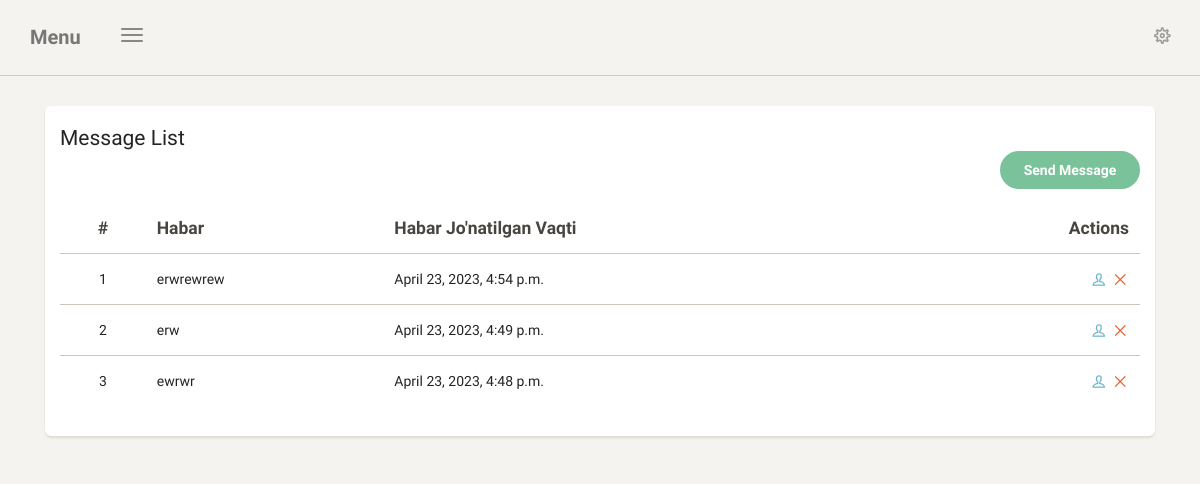
Page /message/list/ (signed in) on the earlier database version.
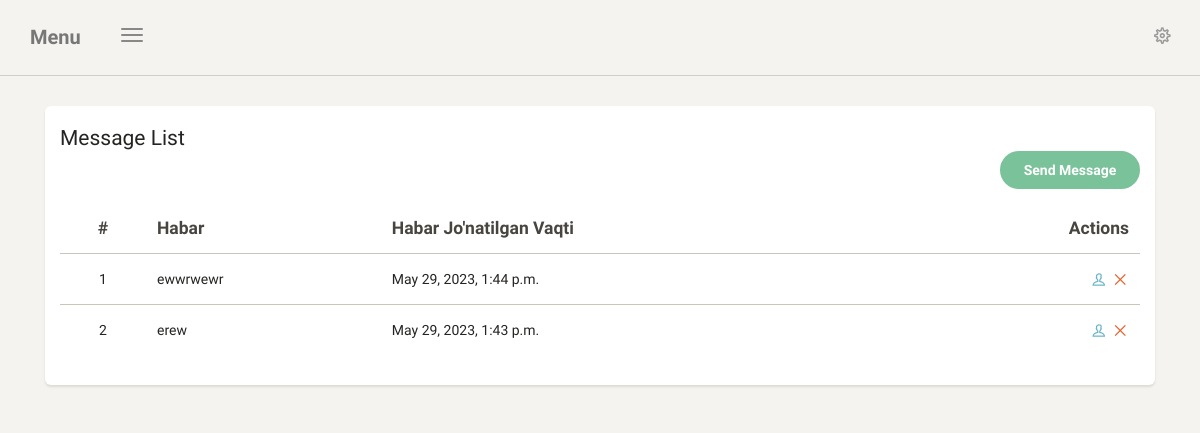
Same page on the later database version.
### app1/models.py (models this page shows, shortened)
class Messages(models.Model):
    image = models.ImageField(null=True, blank=True)
    text = models.TextField()
    created_at = models.DateTimeField(auto_now_add=True)

### app1/views.py (the view)
# urls.py: path('message/list/', message_list, name='message_list'),
@login_required
def message_list(request):
    msg = Messages.objects.all().order_by('-pk')
    return render(request, 'message/list.html', {'msgs': msg})

### templates/message/list.html (shortened to what this page needs)
{% extends 'index.html' %}
{% load static %}
{% block context %}
    <div class="col-md-12">
        <div class="card">
            <div class="card-header">
                <h4 class="card-title">Message List</h4>
                    <div class="text-right">
                        <a href="{% url 'message_add' %}">
                            <button class="btn btn-success btn-fill btn-wd">Send Message</button>
                        </a>
                    </div>
            <div class="card-content table-responsive table-full-width">
                <table class="table">
                    <thead>
                    <tr>
                        <th class="text-center"><strong>#</strong></th>
                        <th><strong>Habar</strong></th>
                        <th><strong>Habar Jo'natilgan Vaqti</strong></th>
                        <th class="text-right"><strong>Actions</strong></th>
                    </tr>
                    </thead>
                    <tbody>
                    {% for msg in msgs %}
                        <tr>
                            <td class="text-center">{{ forloop.counter }}</td>
                            <td>{{ msg.text }}</td>
                            <td>{{ msg.created_at }}</td>
                            <td class="td-actions text-right">
                                <a href="{% url 'message_details'  msg.id %}" rel="tooltip" title="View Profile"
                                   class="btn btn-info btn-simple btn-xs">
                                    <i class="ti-user"></i>
                                </a>
                                <a href="{% url 'message_delete' msg.id %}"
                                   onclick="confirm_product_delete({{ msg.id }})" rel="tooltip" title="Remove"
                                   class="btn btn-danger btn-simple btn-xs">
                                    <i class="ti-close"></i>
                                </a>
                            </td>
                        </tr>
                    {% endfor %}
                    </tbody>
                </table>
            </div>
        </div>
    </div>
{% endblock %}

Differences in the rows shown:
removed Messages: text "erwrewrew", created_at "April 23, 2023, 4:54 p.m."
removed Messages: text "erw", created_at "April 23, 2023, 4:49 p.m."
removed Messages: text "ewrwr", created_at "April 23, 2023, 4:48 p.m."
added Messages: text "ewwrwewr", created_at "May 29, 2023, 1:44 p.m."
added Messages: text "erew", created_at "May 29, 2023, 1:43 p.m."
